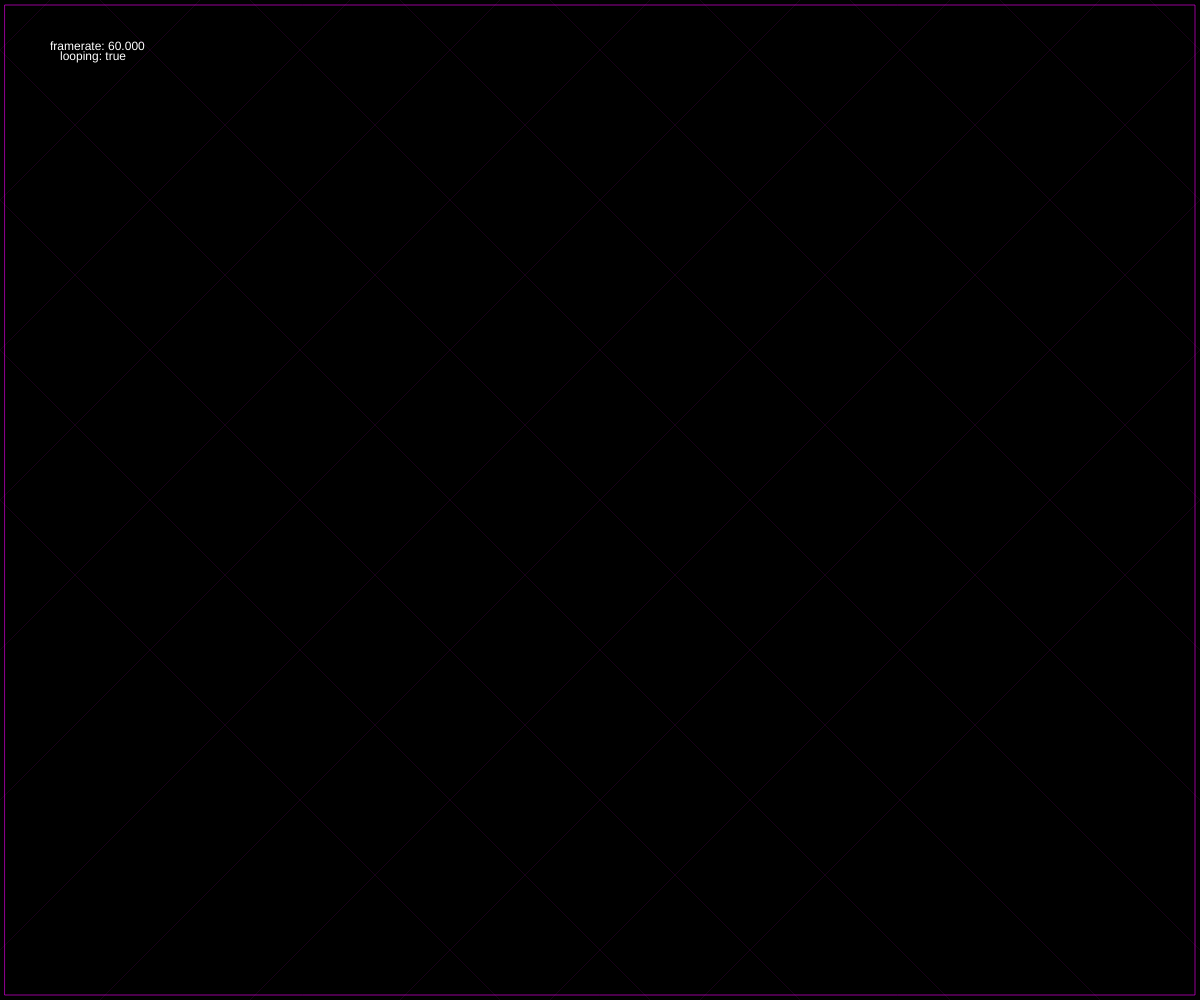
Frame 1 (no input)
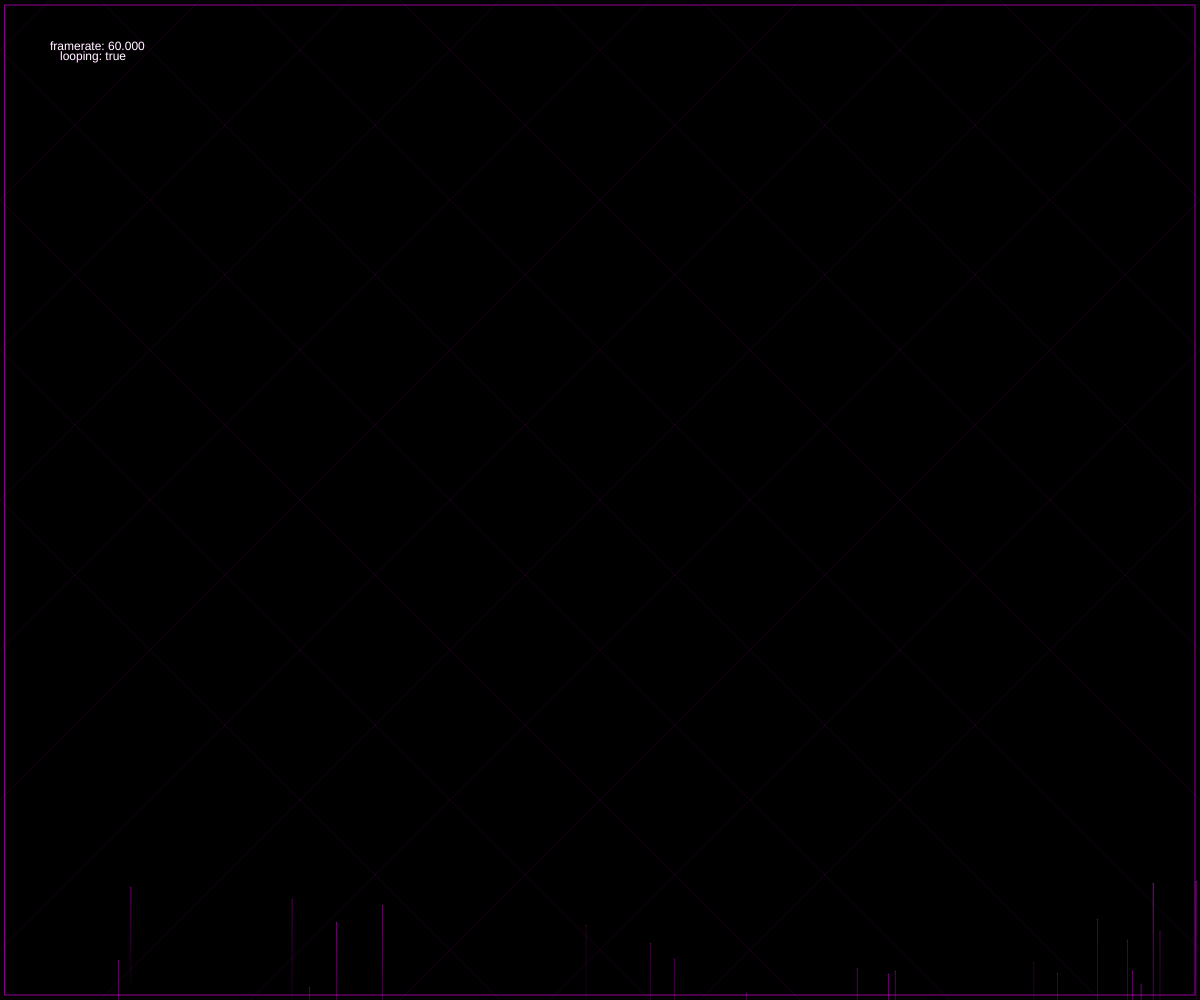
Frame 60 (no input)
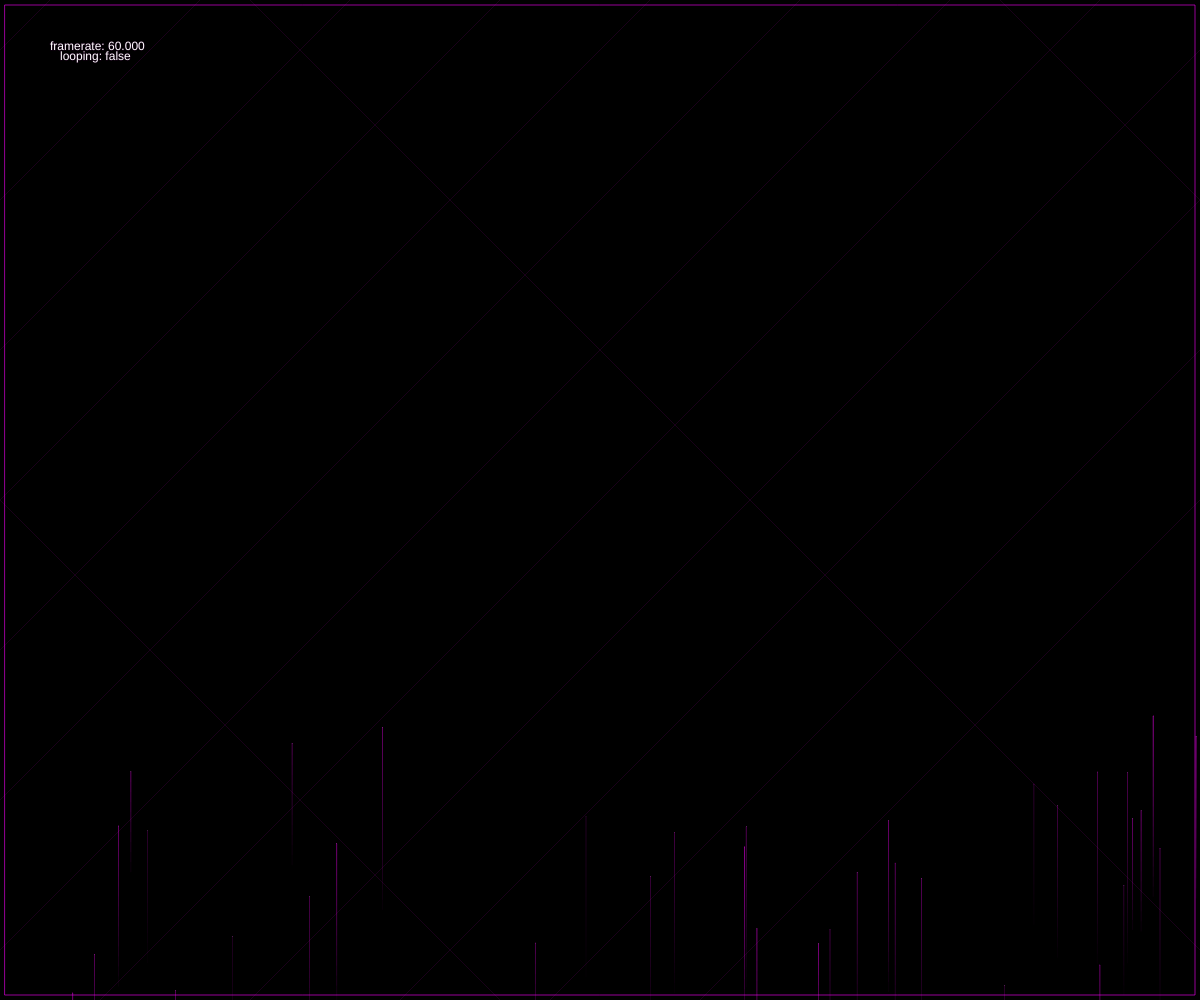
Frame 120 (the mouse pressed at the canvas centre since frame 60)

The p5.js sketch that drew these frames (run headless with seeded random() and noise() and a simulated clock; from frame 60 on, the mouse is pressed at the canvas centre):

// p5.js sketch
// ── sketch.js

// Purple stars shooting up
// https://www.youtube.com/watch?v=GAK9b4zlg_Q

// TODO: maybe make the square outline a beginshape/endshape so I can
// randomly modulate the height of each vertex, to give it some fuzziness

// TODO: try something like this
// https://www.deviantart.com/denorelli/art/Visual-effects-for-glorious-Blubber-Busters-Game-699880557
// Specifically either the shooting star with tails or rapidly appearing circles

// for either of these, use : https://p5js.org/reference/#/p5/beginShape

// or also try any of these: https://www.deviantart.com/mexpiratered/favourites/67646313/FX


var debug = true;
var looping = true;

// stars
var segments = 5;
// cross lines
var linebeat = 0;
var lineHearbeat;
var lineFreq=150;
var ALPHA = 50;
var COLOR = (255, 0, 255, ALPHA);

function setup() {
  var cnv = createCanvas(windowWidth, windowHeight);

  shooting = new starstorm()
}

function altLine(x, y, angle, length) {
  var x2 = x + (length * cos(angle));
  var y2 = y + (length * sin(angle));
  line(x, y, x2, y2);
}

// I want to be able to modify the resolution of a line such
// that the number of segments can increase with a slidebar
function altLineTest(x, y, angle, length, resolution=1) {
  for (var i = 0; i < resolution; i++) {
    var x2 = x + (length * cos(angle));
    var y2 = y + (length * sin(angle));
    line(x, y, x2, y2);
  }

}

function windowResized() {
resizeCanvas(windowWidth, windowHeight);
}

function mousePressed() {
  if (looping){
    noLoop();
    looping = false;
  } else {
    loop();
    looping = true;
  }
}

function draw() {
  background(0,0,0);
  if (debug){
    push();
    fill(255);
    text('framerate: ' + frameRate().toFixed(3), 50, 50);
    text("looping: " + looping, 60, 60);
    // text("line angle: " + lineHearbeat, 70, 70);
    pop();
  }
  shooting.animate();

  strokeWeight(1);
  strokeCap(ROUND);
  stroke(255, 0, 255, 150);
  noFill();
  rect(5,5, width-10,height-10);

  // plaid lines
  var c = color(255, 0, 255, ALPHA);
  // for (var i = 0; i <= width+500; i++) {
  //   line(this.x, this.y, this.x,this.y+this.height+(i*10));
  // }


  // cross-lines
  // for (var i = -500; i < width+500; i+=lineFreq) {
  //
  //   lineHearbeat = map(sin(linebeat), -1, 1, -10, 10);
  //   linebeat += .001
  //   altLine(i*lineHearbeat, 0, radians(45), 800);
  // }
  stroke(255, 0, 255, 25);
  strokeWeight(1);
  strokeCap(NORMAL);
  for (var i = -500; i < width+500; i+=lineFreq+mouseX) {
    altLine(i, 0, radians(45), height*2);
  }

  for (var i = width + 500; i > -500; i-=lineFreq) {
    altLine(i, 0, radians(135), height*2);
  }

}

// ── stars.js

const pink = (255, 0, 255);

class starstorm {

  constructor(numberOfStars = 50, starColor = (255, 0, 255, alpha)){
    this.stars = [];
    this.numberOfStars = numberOfStars;
    this.starColor = starColor;
    }

  animate() {
      //////////
      // Stars //
      //////////
      // Create stars to fill the array if necessary
      for (var i = this.stars.length; i<this.numberOfStars; i++){
        this.stars.push(new star());
      }

      // update star positions
      this.stars.forEach(function(star) {
          star.render();
      })

      // check and delete star if necessary
      for (var i = this.stars.length-1; i>=0; i--){
        if (this.stars[i].y <= -200) {
          this.stars.splice(i,1);
        }
      }
    }
}

class star {

  constructor(){
    this.xStart = random(0, width);
    this.yStart = random(height, height+300);
    this.x = this.xStart;
    this.y = this.yStart;

    this.segments = random(10,20);
    this.width = random(.1,.3);
    this.height = random(0,2);
    this.velocity = random(1,3); // random(.1,2); looks like snow
    //color
    this.alpha  = 50;
    this.c = color(255, 0, 255, this.alpha);

  }

  update() {
    this.y -= this.velocity;
    }

  render(xoffset, yoffset) {


      // the star
      noStroke();
      fill(255, 255,255);
      ellipse(this.x, this.y, .5);

      // The tail
      fill(this.c);
      stroke(this.c);
      strokeWeight(this.width);
      for (var i = 0; i <= this.segments; i++) {
        stroke(this.c, this.alpha);
        line(this.x, this.y, this.x,this.y+this.height+(i*10));
      }

      this.update();
    }

}
